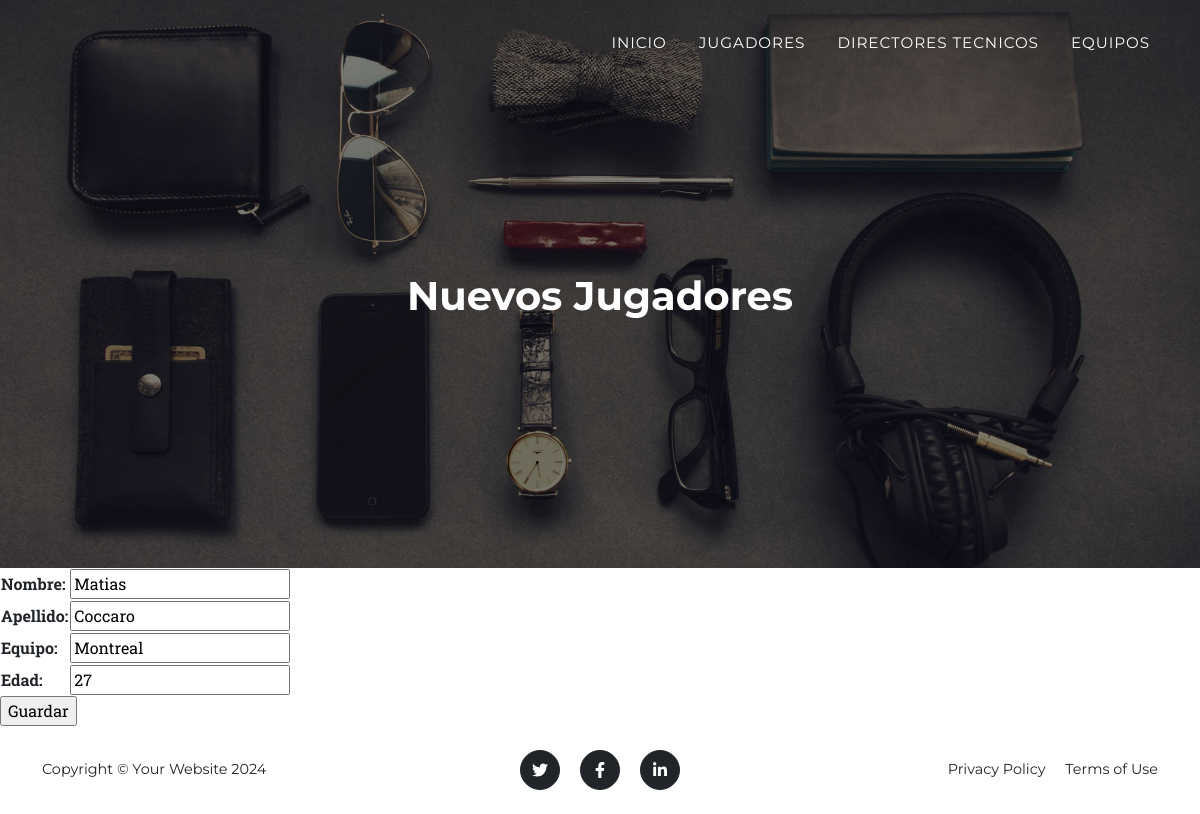
The page /jugadores_update/1/ on the database its author committed.
### aplication/models.py (models this page shows, shortened)
class Jugador(models.Model):
    nombre = models.CharField(max_length=60)
    apellido = models.CharField(max_length=60)
    equipo = models.CharField(max_length=60)
    edad = models.CharField(max_length=2)
    class Meta:
        verbose_name = "Jugador"
        verbose_name_plural = "Jugadores"
        ordering = ["id"]

### aplication/views.py (the view)
# urls.py: path('jugadores_update/<int:pk>/', JugadorUpdate.as_view(), name="jugadores_update"),
class JugadorUpdate(UpdateView):
    model = Jugador
    fields = ["nombre", "apellido", "equipo", "edad"]
    success_url = reverse_lazy("jugadores")

### aplication/templates/aplication/jugador_form.html (shortened to what this page needs)
{% extends "aplication/index.html" %}
{% block titulo %}
<h1 class="mb-5">Nuevos Jugadores</h1>
{% endblock titulo %}
{% block contenido %}
<form action="" method="post">
    <table>
        {{ form.as_table }}
    </table>
    <input type="submit" value="Guardar">
</form>
{% endblock contenido %}

### rows shown on the page
Jugador: nombre "Matias", apellido "Coccaro", equipo "Montreal", edad "27"
